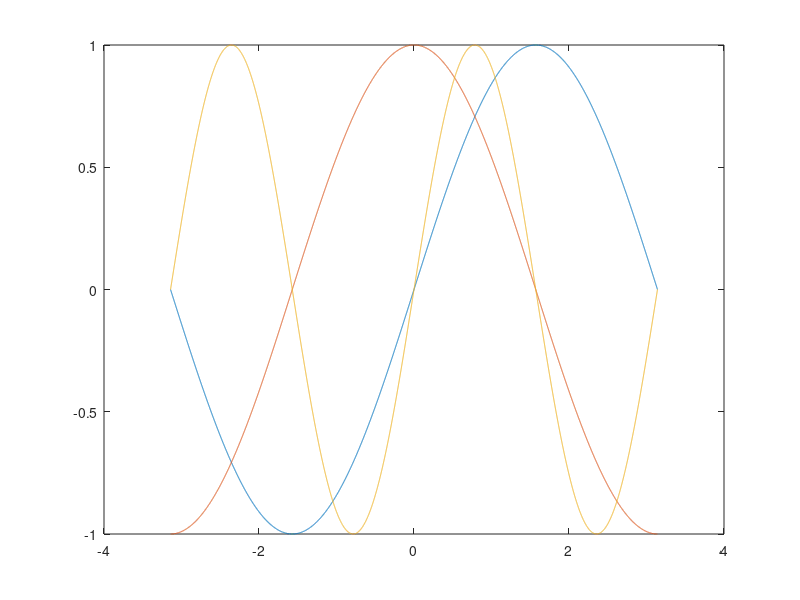

Here is the MATLAB script that generated this plot:
clear all;
clc;
close all;

x=linspace(-pi,pi,10000);
y1=sin(x);
y2=cos(x);

plot(x,y1);%first plot
hold on 
plot(x,y2);%second plot

y3=sin(2*x);
plot(x,y3);